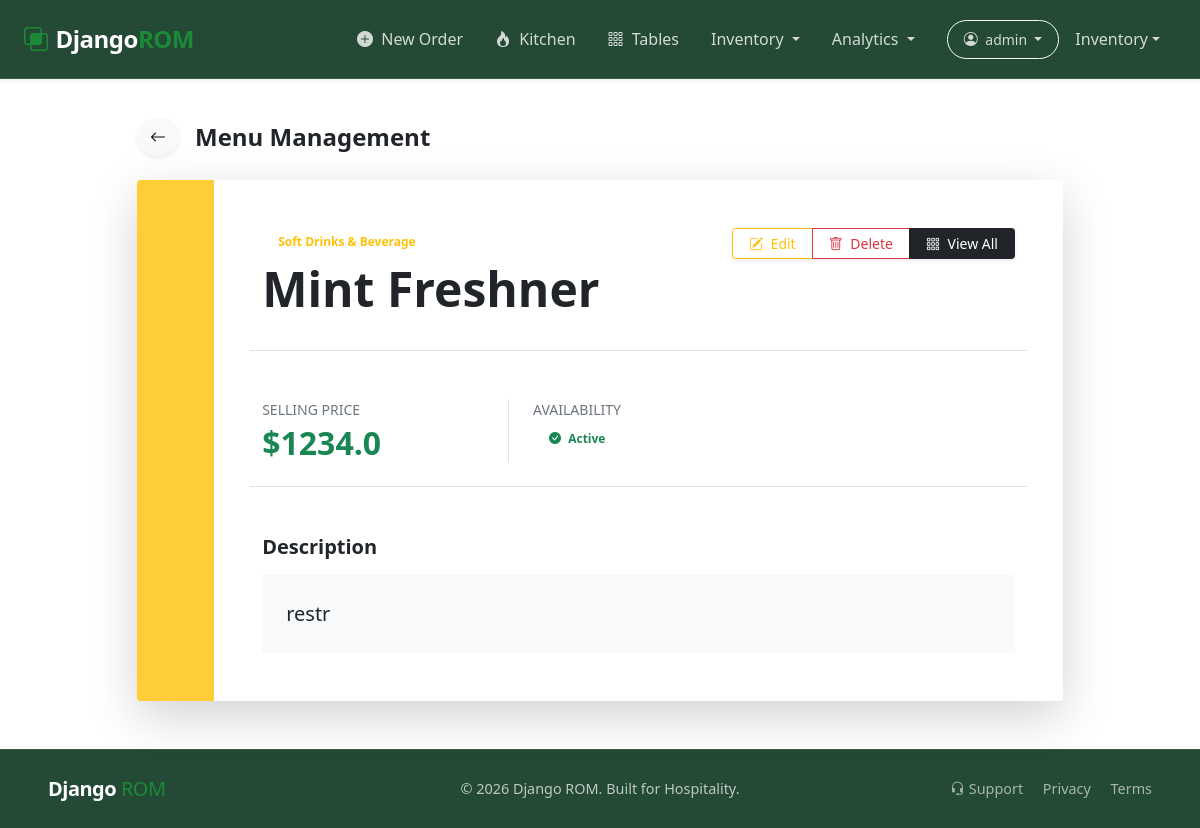
Page /menu/detail/12/ (signed in) on the earlier database version.
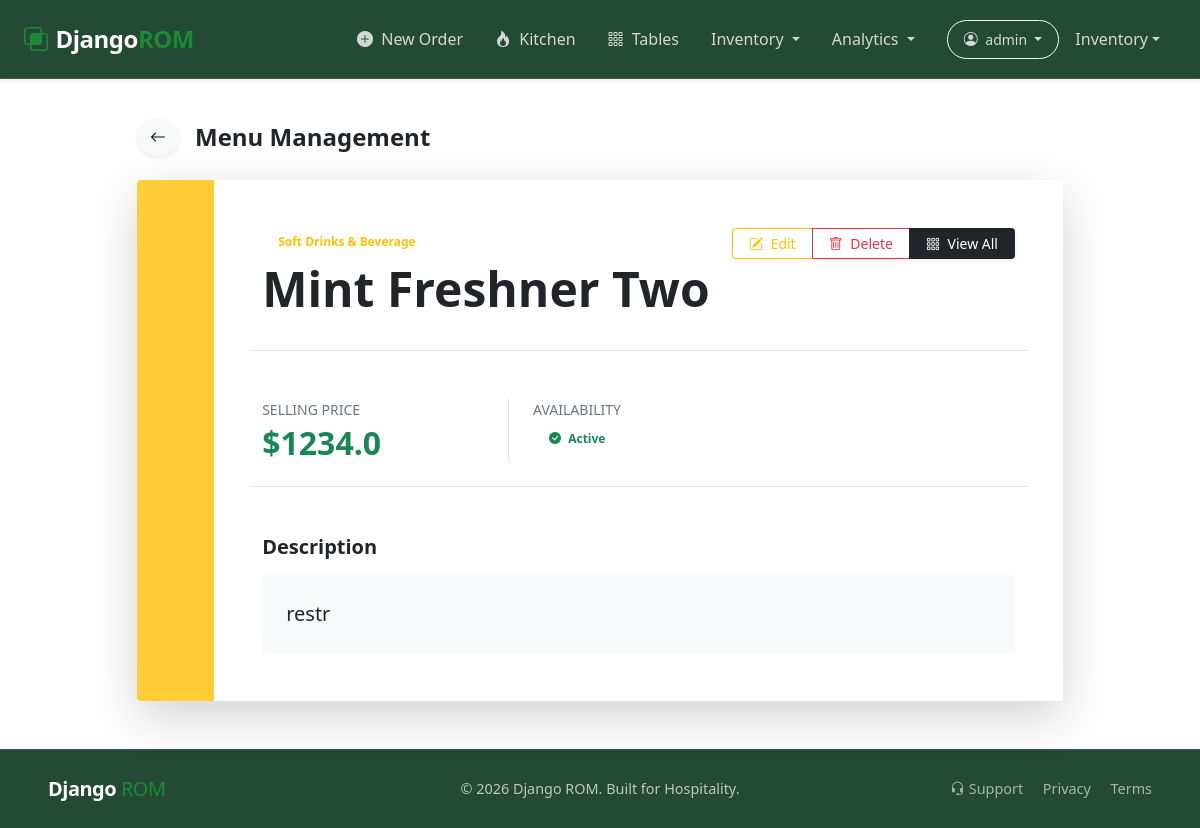
Same page on the later database version.
### app_restaurant/models.py (models this page shows, shortened)
class Menu(models.Model):
    menu_title = models.CharField(max_length=200, null=False, blank=False)
    menu_price = models.FloatField(null=False, blank=False)
    menu_category = models.ForeignKey(Category,
                                      max_length=100,
                                        null=False,
                                        blank=False,
                                        on_delete=models.CASCADE)
    menu_description = models.TextField(null=True, blank=True)
    menu_image = models.ImageField(upload_to='menu_images/',
                                   null=True, blank=True)
    menu_status = models.BooleanField(default=True)
    stock_quantity = models.IntegerField(default=0)
    is_available = models.BooleanField(default=True)
    created_at = models.DateTimeField(default=timezone.now())

class Category(models.Model):
    category_name = models.CharField(max_length=100,
                                     null=False, blank=False)
    category_status = models.BooleanField(default=True)
    created_at = models.DateTimeField(default=timezone.now())

### app_restaurant/views.py (the view)
# urls.py: path('menu/detail/<int:pk>/', menu_detail, name='menu.detail'),
@login_required(login_url='login')
def menu_detail(request, pk):
    menu_data = Menu.objects.get(id=pk)
    context = {
        'data': menu_data
    }
    return render(request, "menu_detail.html", context)

### app_restaurant/templates/menu_detail.html (shortened to what this page needs)
{% extends 'base.html' %}
{% load static %}
{% block content %}
<section class="container py-5">
    <div class="row justify-content-center">
        <div class="col-lg-10">
            <div class="d-flex align-items-center mb-4">
                <a href="{% url 'menu.list' %}" class="btn btn-light rounded-circle me-3 shadow-sm">
                    <i class="bi bi-arrow-left"></i>
                </a>
                <h4 class="fw-bold mb-0">Menu Management</h4>
            </div>
            <div class="card border-0 shadow-lg overflow-hidden rounded-4">
                <div class="row g-0">
                    <div class="col-md-1 bg-warning d-none d-md-block" style="opacity: 0.8;"></div>
                    <div class="col-md-11 p-5 bg-white">
                        <div class="d-flex justify-content-between align-items-start mb-4">
                            <div>
                                <span class="badge bg-warning-soft text-warning rounded-pill mb-2 px-3">
                                    {{ data.menu_category.category_name }}
                                </span>
                                <h1 class="fw-bold display-5">{{ data.menu_title }}</h1>
                            </div>
                            <div class="btn-group shadow-sm">
                                <a href="{% url 'menu.edit' pk=data.id %}" class="btn btn-outline-warning btn-sm px-3">
                                    <i class="bi bi-pencil-square me-1"></i> Edit
                                </a>
                                <button type="button" class="btn btn-outline-danger btn-sm px-3" data-bs-toggle="modal" data-bs-target="#deleteModal">
                                    <i class="bi bi-trash me-1"></i> Delete
                                </button>
                                <a href="{% url 'menu.list' %}" class="btn btn-dark btn-sm px-3">
                                    <i class="bi bi-grid-3x3-gap me-1"></i> View All
                                </a>
                            </div>
                        </div>
                        <div class="row g-4 mt-2 py-4 border-top border-bottom">
                            <div class="col-md-4 border-end">
                                <p class="text-muted small text-uppercase mb-1">Selling Price</p>
                                <h2 class="text-success fw-bold mb-0">${{ data.menu_price }}</h2>
                            </div>
                            <div class="col-md-8 ps-md-4">
                                <p class="text-muted small text-uppercase mb-1">Availability</p>
                                <span class="badge bg-success-soft text-success rounded-pill px-3 py-2">
                                    <i class="bi bi-check-circle-fill me-1"></i> Active
                                </span>
                            </div>
                        </div>
                        <div class="mt-5">
                            <h5 class="fw-bold mb-3">Description</h5>
                            <div class="p-4 bg-light rounded-4">
                                <p class="text-dark lead mb-0">{{ data.menu_description|default:"No description provided." }}</p>
                            </div>
                        </div>
                    </div>
                </div>
            </div>
        </div>
    </div>
</section>
{% endblock %}

Differences in the rows shown:
changed Menu "restr": menu_title "Mint Freshner" → "Mint Freshner Two"
